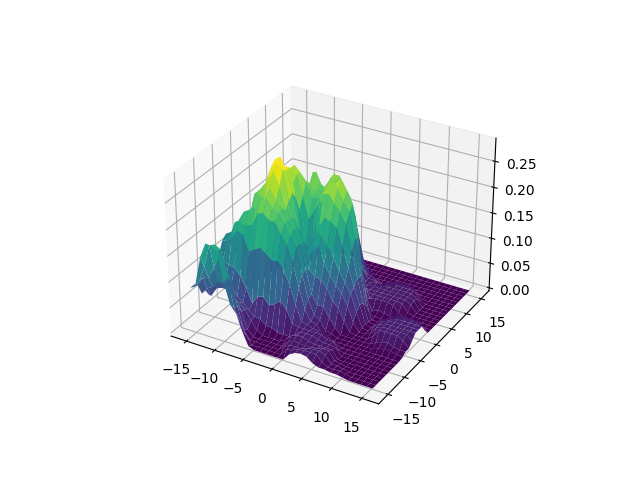
#> input picture measuredTrees/IMG_0735_main_view.png, 640 x 480 px, found by its file name; its folder holds only this picture in this run
$ jupyter execute --allow-errors module-calculation.ipynb
#> lines starting #> are read from the running program, lines starting #| are printed output that depends on the picture; after the words box and inside, x2 and y2 are one past the last pixel; in counts of white or black regions, pixels touching at a corner belong together
[cell 1]
import cv2
from pvlib import pvsystem, singlediode
import pandas as pd
import numpy as np
from scipy.interpolate import interp1d
import matplotlib.pyplot as plt
import math

from scipy.constants import e as qe, k as kB

[cell 2]
# Für alle Berechungungen wurden 25°C Zelltemperatur angenommen
# kB ist J/K, qe ist C=J/V
# kB * T / qe -> V
Vth = kB * (273.15+25) / qe

cell_parameters = {
    'I_L_ref': 18,
    'I_o_ref': 5.16e-9,
    'R_sh_ref': 1000,
      'a_ref': 1.3*Vth,
  'R_s': 0.00181,
    'alpha_sc': 0.0042,
    'breakdown_factor': 2e-3,
    'breakdown_exp': 3,
    'breakdown_voltage': -15,
}

[cell 3]
# [12 lines left out: function plot_curves_current, not called in this run]

[cell 4]
# [12 lines left out: function plot_curves_power, not called in this run]

[cell 5]
# [44 lines left out: function simulate_full_curves, not called in this run]

[cell 6]
# https://www.microsemi.com/document-portal/doc_view/125066-rf01055-datasheet

# [11 lines left out: function bypass_diode, not called in this run]

[cell 7]
# [5 lines left out: function interpolate_v, not called in this run]

[cell 8]
# [5 lines left out: function interpolate_i, not called in this run]

[cell 9]
# [18 lines left out: function assemble_serial, not called in this run]

[cell 10]
# [17 lines left out: function assemble_parallel, not called in this run]

[cell 11]
# [4 lines left out: function arr_to_module, not called in this run]

[cell 12]
# [5 lines left out: function addPower, not called in this run]

[cell 13]
# [18 lines left out: function simulate_module_shaded, not called in this run]

[cell 14]
def partial_shadow(sun_radius):
    arr = np.linspace(0, 2, sun_radius * 2 + 1)
    arr = np.delete(arr + (arr[1] - arr[0]) / 2, -1)
    shadow_arr = (np.arccos(1 - arr) - (1 - arr) * np.sqrt(2 * arr - arr ** 2)) / np.pi

    return shadow_arr

[cell 15]
def solar_cell_mask(cell_size, distance, pix_deg, sun_radius):
    cell_x = cell_size[0]
    cell_y = cell_size[1]

    projection_x = int(2 * math.degrees(math.atan(cell_x / distance / 2)) * pix_deg)
    projection_y = int(2 * math.degrees(math.atan(cell_y / distance / 2)) * pix_deg)
    projection = [projection_x, projection_y]

    size_x = projection_x + 2 * sun_radius
    size_y = projection_y + 2 * sun_radius

    mask = np.ones((size_x, size_y))

    shadow_arr = partial_shadow(sun_radius)

    mask[0:sun_radius * 2, :] *= shadow_arr[:, None] # top
    mask[-sun_radius * 2:,:] *= np.flip(shadow_arr)[:, None] # bottom
    mask[:, 0:sun_radius * 2] *= shadow_arr[None, :] # left
    mask[:,-sun_radius * 2:] *= np.flip(shadow_arr)[None, :] # right

    return projection, mask

[cell 16]
def get_slices_from_coords(mask, mask_coords):
    res_masks = []
    for row in mask_coords:
        res_row = []
        for cell in row:
            res_row.append(mask[cell[0]:cell[2], cell[1]:cell[3]])
        res_masks.append(res_row)
    return np.array(res_masks)

[cell 17]
def solar_module_masks(cell_size, shape, spacing, pos, mask, distance, pix_deg, sun_radius):

    cell_projection, cell_mask = solar_cell_mask(cell_size, distance, pix_deg, sun_radius)
    spacing_projection = np.int_(np.multiply(cell_projection, int(spacing * 1000000)) / cell_size / 1000000)
    unit_projection = cell_projection + spacing_projection

    size = shape * (unit_projection)
    start_pos = pos - size / 2
    cell_mask_size = np.array(cell_mask.shape)

    pos_arr = np.array(np.meshgrid(np.arange(0.5, shape[0] + 0.5), np.arange(0.5, shape[1] + 0.5)))
    pos_arr = pos_arr.T.reshape(shape[0],shape[1],2) * unit_projection + start_pos

    mask_coords = np.int_(np.concatenate((pos_arr - cell_mask_size / 2, pos_arr + cell_mask_size / 2), axis=2))

    tree_mask_slices = get_slices_from_coords(mask, mask_coords) / 255

    combined_masks = tree_mask_slices * cell_mask

    radiation_on_cells = (np.apply_over_axes(np.sum, combined_masks, [2,3]) / np.sum(cell_mask)).reshape(len(combined_masks),-1)

    return radiation_on_cells, combined_masks, cell_mask, mask_coords

[cell 18]
# [11 lines left out: function visualize, not called in this run]

[cell 19]
filename = input("Filename: ")
#> the answer given: measuredTrees/IMG_0735_main_view.png
tree_img = cv2.imread('measuredTrees/' + filename)
#> tree_img is the input picture: shape (480, 640, 3); mean B, G, R 236.8, 234.3, 232
plt.imshow(tree_img)

[cell 20]
distance = 5
pos_az = 10

variation = 200

sun_radius_deg = 0.533

res_x = tree_img.shape[1]
#> res_x = 640
res_y = tree_img.shape[0]
#> res_y = 480
pix_deg = res_x / 65
#> pix_deg = 9.85

sun_radius = int(sun_radius_deg * pix_deg) // 2
#> sun_radius = 2

[cell 21]
lower_bound = np.array([170, 0, 0])
upper_bound = np.array([360, 255, 255])

mask = cv2.inRange(tree_img, lower_bound, upper_bound)
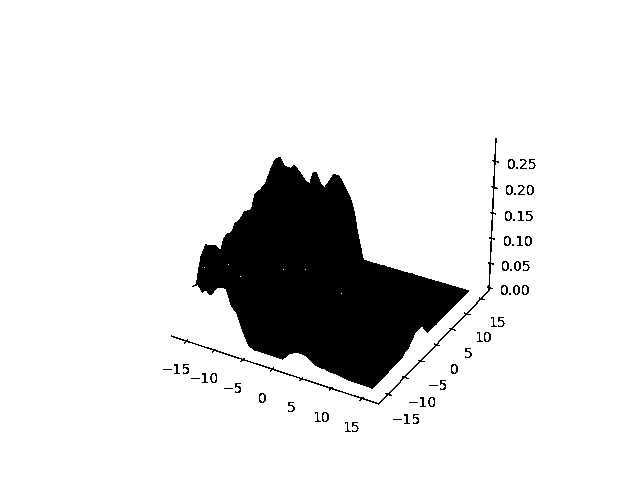
#> mask: shape (480, 640); 89% white; 54 black regions (16 under 20 px), largest, box (x1, y1, x2, y2) and area: (192, 157, 469, 389) 31375, (171, 138, 499, 405) 915, (508, 159, 515, 169) 38

#cv2.imshow('treemask', imagemask)
plt.imshow(mask, cmap='gray')

#> (a cell that did not finish here is left out)

#> after the loop in get_slices_from_coords, `for row in mask_coords:`: res_masks = 12 items
#> in solar_module_masks, `tree_mask_slices = get_slices_from_coords(mask, mask_coords) / 255`: tree_mask_slices = empty array

$ run again, on measuredTrees/IMG_0735_view4.png
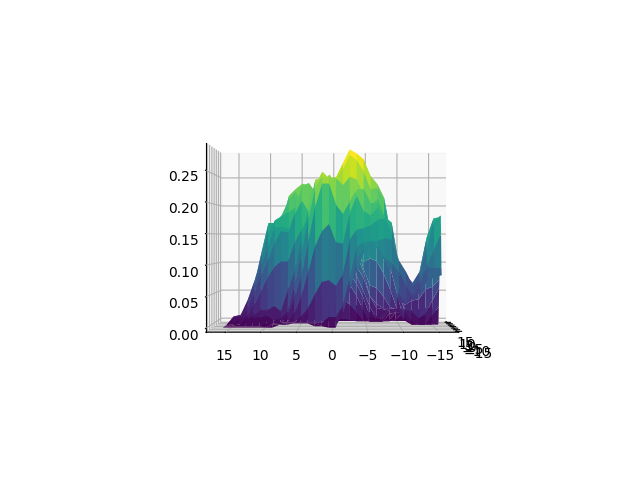
#> input picture measuredTrees/IMG_0735_view4.png, 640 x 480 px, found by its file name
#> tree_img is the input picture: shape (480, 640, 3); mean B, G, R 242.8, 241.9, 238.4
#> `mask = cv2.inRange(tree_img, lower_bound, upper_bound)`:
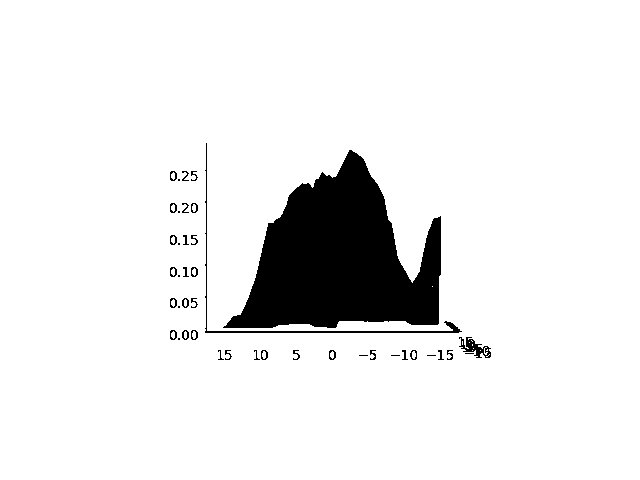
#> mask: shape (480, 640); 92.1% white; 42 black regions (12 under 20 px), largest, box (x1, y1, x2, y2) and area: (223, 150, 441, 328) 22313, (205, 143, 462, 333) 776, (459, 337, 491, 358) 284
#> after the loop in get_slices_from_coords, `for row in mask_coords:`: res_masks = 12 items
#> tree_mask_slices = empty array
